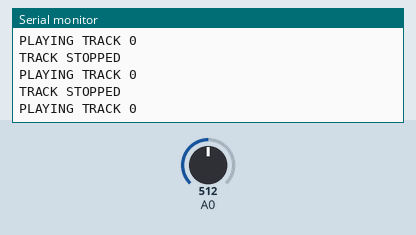
This sketch was run on a simulated Arduino Uno, built with avr-gcc and run on an emulated ATmega328P. Shown: the last lines printed to the serial monitor. The test bench sets the inputs (shaded band); at power-on: A0 = 512.

Above: at 1.2 s.
1.3 s: A0 set to 526
At 2.5 s:
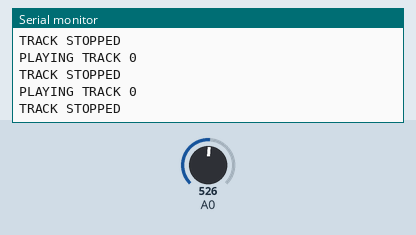
2.8 s: A0 set to 979
4.3 s: A0 set to 1003
At 4.8 s:
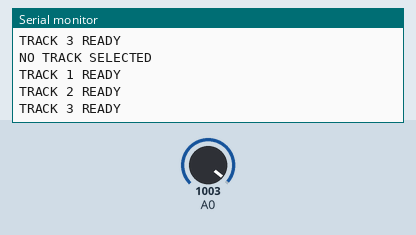
Timing chart, 0 to 7.3 s (numbered marks = the images above; inputs shaded):
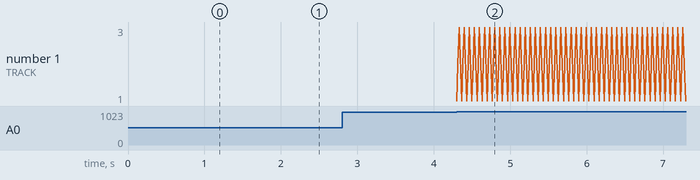

The sketch:

Jukefinal.ino
```cpp
int potPin = A1;
long beat;
long bpm;
long l;
long time;

int const MAX= 100;
int notes[MAX]={0};
float t[MAX]={0};

int N1;
int notes1[]={};
float t1[]={};

int N2;
int notes2[]={};
float t2[]={};

int N3;
int notes3[]={};
float t3[]={};

int n=0;

int sswitch;

void setup(){

  Serial.begin(9600);

}


void loop(){

  sswitch = analogRead(A0);

  if(sswitch == 1023){
    beat = analogRead(potPin);
    bpm = map(beat,0,1023,40,218);
    l = 60000 / bpm;
    Serial.print("BPM: ");
    Serial.println(bpm);
    Serial.print("LENGHT OF A NOTE: ");
    Serial.println(l);
    delay(500);
  }

  else if(sswitch >= 990 && sswitch<=1010){

    n++;
    if(n==1){
      Serial.print("TRACK 1 ");
      for(int i = 0; i<MAX;i++){

        if(i<N1){
          notes[i]= notes1[i];
          t[i]= t1[i];
        }
        else{
          notes[i]=0;
          t[i]=0;
        }
      }
      Serial.println("READY");
    }
    else if(n==2){
      Serial.print("TRACK 2 ");
      for(int i = 0; i<MAX;i++){

        if(i<N2){
          notes[i]= notes2[i];
          t[i]= t2[i];
        }
        else{
          notes[i]=0;
          t[i]=0;
        }
      }
      Serial.println("READY");
    }
    else if(n==3){
      Serial.print("TRACK 3 ");
      for(int i = 0; i<MAX;i++){

        if(i<N3){
          notes[i]= notes3[i];
          t[i]= t3[i];
        }
        else{
          notes[i]=0;
          t[i]=0;
        }
      }
      Serial.println("READY");
    }
    else if(n > 3){
      n=0;
      Serial.println("NO TRACK SELECTED");
    }

  }

  else if(sswitch >= 505 && sswitch<=515){

    Serial.print("PLAYING TRACK ");
    Serial.println(n);
    int i = 0;
    while(true){

      time = t[i]*l;
      tone(8,notes[i]);
      delay(time);
      noTone(8);
      i++;
      sswitch =analogRead(A0);
      if(sswitch >= 505 && sswitch<=515){

        delay(300);
        Serial.println("TRACK STOPPED");
        break;

      }
      if(t[i]==0){
        Serial.println("TRACK OVER");
        break;
      }

    }

  }

}
```

Measured:
- the behaviour switches between 515 and 516 on A0 (found by bisection; images 0 and 1)
- the behaviour switches between 989 and 990 on A0 (found by bisection; images 1 and 2)
- after the input at 4.3 s, the serial monitor: prints a new line at once (image 2)
